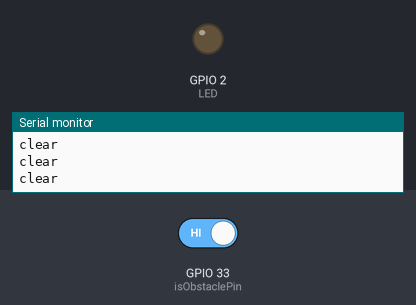
Simulated run of this sketch. Board: ESP32. Shown: output pins drawn as LEDs (lit = HIGH), the last lines printed to the serial monitor. Inputs (shaded band) come from the test bench; at power-on: GPIO 33 (isObstaclePin) HIGH.

Above: at 1.2 s.
1.3 s: GPIO 33 (isObstaclePin) driven LOW
At 2.1 s:
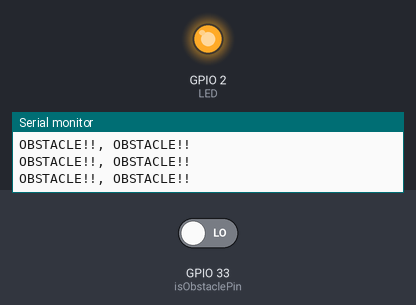
2.9 s: GPIO 33 (isObstaclePin) driven HIGH
At 3.3 s:
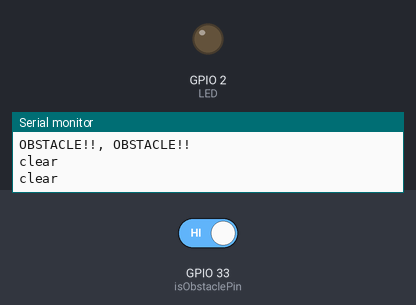
Timing chart, 0 to 5.9 s (numbered marks = the images above; inputs shaded):
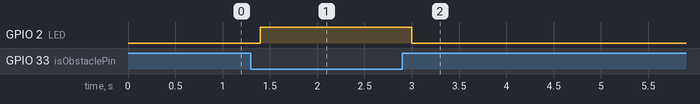

The sketch:

InfraredObstacleAvoidance.ino
```cpp
int LED = 2; // Use the onboard Uno LED
int isObstaclePin = 33;  // This is our input pin
int isObstacle = HIGH;  // HIGH MEANS NO OBSTACLE

void setup() {
  pinMode(LED, OUTPUT);
  pinMode(isObstaclePin, INPUT);
  Serial.begin(9600);
}

void loop() {
  isObstacle = digitalRead(isObstaclePin);
  if (isObstacle == LOW)
  {
    Serial.println("OBSTACLE!!, OBSTACLE!!");
    digitalWrite(LED, HIGH);
  }
  else
  {
    Serial.println("clear");
    digitalWrite(LED, LOW);
  }
  delay(200);
}
```

Measured:
- after the input at 1.3 s, GPIO 2 (LED): LOW → HIGH after 0.10 s
- after the input at 2.9 s, GPIO 2 (LED): HIGH → LOW after 0.10 s
